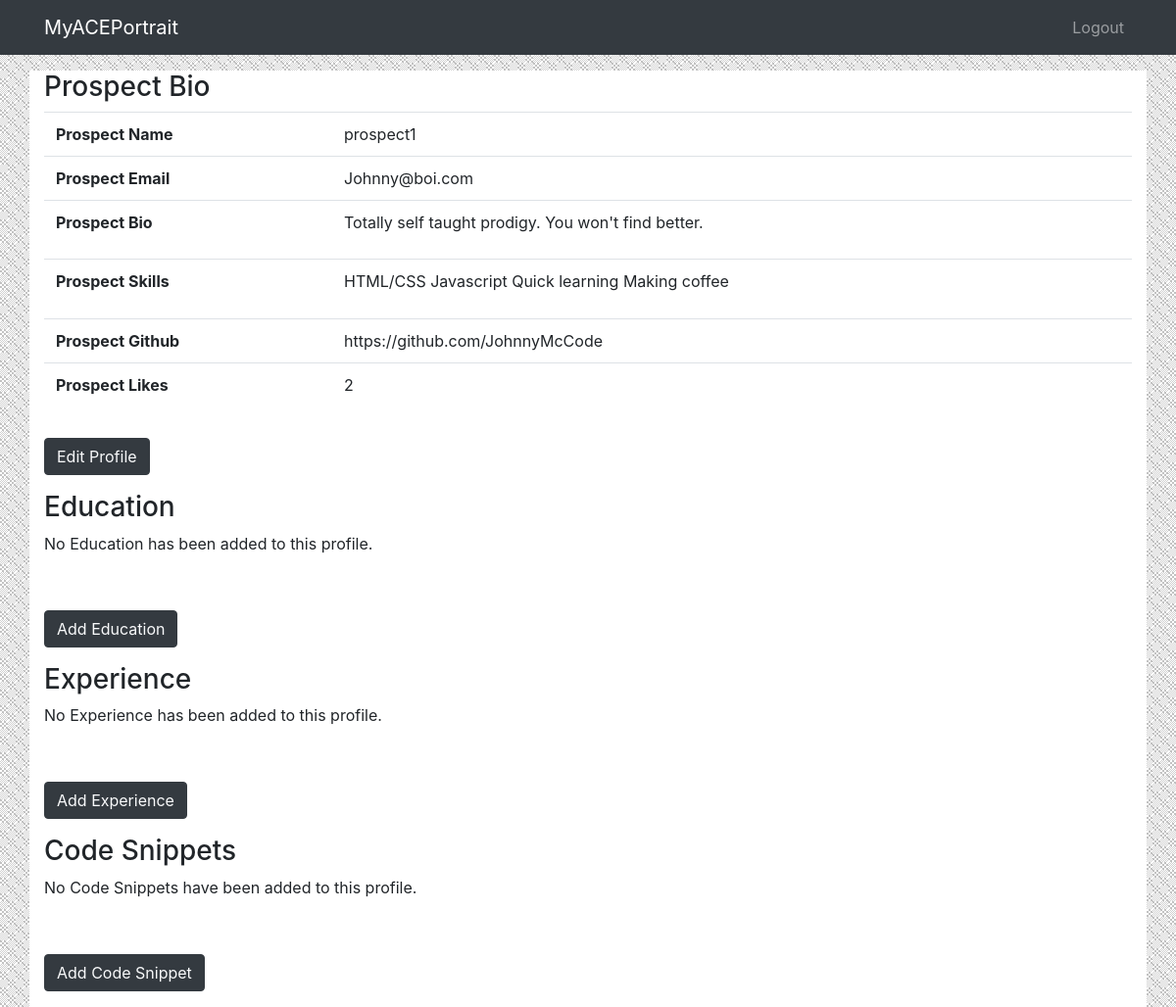
The page /p/home (signed in) on the database its author committed.
### main/models.py (models this page shows, shortened)
class ProspectProfile(models.Model):
	prospect = models.OneToOneField(User, on_delete=models.CASCADE)
	github = models.CharField(max_length=100, blank=True, null=True)
	bio = models.CharField(max_length=10000, blank=True, null=True)
	skills = models.CharField(max_length=10000, blank=True, null=True)
	likes = models.ManyToManyField(User, related_name="likes")
	@property
	def total_likes(self):
		return "%s" % (self.likes.count())

### main/views.py (the view)
# urls.py: path('p/home', views.prospect_home, name='prospect_home'),
def prospect_home(request):
	if request.user.is_authenticated:
		is_classified(request)
		if not is_hunter(request):
			try:
				profile = ProspectProfile.objects.get(prospect=request.user)
			except ProspectProfile.DoesNotExist:
				return redirect('/p/profile/create')
			snippets = ProspectCodeSnippet.objects.filter(prospect=request.user).order_by('-date_created')
			education = ProspectEducation.objects.filter(prospect=request.user).order_by('-date_created')
			experience = ProspectExperience.objects.filter(prospect=request.user).order_by('-date_created')
			context = {
				'profile': profile,
				'snippets': snippets,
				'education': education,
				'experience': experience
			}
			return render(request, 'main/prospect/home.html', context)
	return redirect('landing')

### main/views.py (called while the page is built)
def is_classified(request):
	if not UserProfile.objects.get(user=request.user):
		return redirect('choose_type')

def is_hunter(request):
	profile = UserProfile.objects.get(user=request.user)
	user_type = profile.user_type
	if user_type == 'HUNTER':
		return True
	else:
		return False

### main/templates/main/prospect/home.html (shortened to what this page needs)
{% include 'main/components/header.html' %}
{% load static %}
{% include 'main/components/hunter-navbar.html' %}
<div class="container my-3 h-75">
	<div class="row">
		<div class="col-lg-12" style="background-color: white">
			<h3>Prospect Bio</h3>
			<table class="table table-hover">
				<tr>
					<th>Prospect Name</th>
					<td>{{ profile.prospect.username }}</td>
				</tr>
				<tr>
					<th>Prospect Email</th>
					<td>{{ profile.prospect.email }}
				</tr>
				<tr>
					<th>Prospect Bio</th>
					<td><p>{{ profile.bio }}</p></td>
					<th>Prospect Skills</th>
					<td><p>{{ profile.skills }}</p></td>
				</tr>
				<tr>
					<th>Prospect Github</th>
					<td>{{ profile.github }}</td>
				</tr>
				<tr>
					<th>Prospect Likes</th>
					<td>{{ profile.total_likes }}</td>
				</tr>
			</table>
			<a class="btn btn-dark text-light my-3" href="/p/profile/edit">Edit Profile</a>
			<h3>Education</h3>
			{% if education %}
				{% for edu in education %}
			<table class="table table-hover">
				<tr>
					<th>Institution</th>
					<td>{{ edu.institution }}</td>
				</tr>
				<tr>
					<th>Program</th>
					<td>{{ edu.get_edu_type_display }} in {{ edu.edu_subject }}
				</tr>
				<tr>
					<th>Start Date - End Date</th>
					<td>{{ edu.start_date }} - {{ edu.end_date }}</td>
				</tr>
			</table>
			<a class="btn btn-dark text-light my-3" href="/p/snippet/edit/{{ edu.pk }}">Edit {{ edu.institution }}</a>
			<a class="btn btn-danger text-light my-3" href="/p/snippet/remove/{{ edu.pk }}">Remove {{ edu.institution }}</a>
				{% endfor %}
			{% else %}
			<p>No Education has been added to this profile.</p>
			{% endif %}
			<br><a class="btn btn-dark text-light my-3" href="/p/education/add">Add Education</a>
			<h3>Experience</h3>
			{% if experience %}
				{% for exp in experience %}
			<table class="table table-hover">
				<tr>
					<th>Organization</th>
					<td>{{ exp.name }}</td>
				</tr>
				<tr>
					<th>Type</th>
					<td>{{ exp.get_work_type_display }}</td>
				</tr>
				<tr>
					<th>Position</th>
					<td>{{ exp.position }}</td>
				</tr>
				<tr>
					<th>Location</th>
					<td>{{ exp.location }}</td>
				</tr>
				<tr>
					<th>Start Date - End Date</th>
					<td>{{ exp.start_date }} - {{ exp.end_date }}</td>
				</tr>
			</table>
			<a class="btn btn-dark text-light my-3" href="/p/snippet/edit/{{ exp.pk }}">Edit {{ exp.name }}</a>
			<a class="btn btn-danger text-light my-3" href="/p/snippet/remove/{{ exp.pk }}">Remove {{ exp.name }}</a>
				{% endfor %}
			{% else %}
			<p>No Experience has been added to this profile.</p>
			{% endif %}
			<br><a class="btn btn-dark text-light my-3" href="/p/experience/add">Add Experience</a>
			<h3>Code Snippets</h3>
			{% if snippets %}
				{% for snippet in snippets %}
			<table class="table table-hover">
				<tr>
					<th>{{ snippet.snippet_name }}</th>
				</tr>
				<tr>
					<td style="white-space:pre">{{ snippet.snippet_code }}</td>
				</tr>
			</table>
			<a class="btn btn-dark text-light my-3" href="/p/snippet/edit/{{ snippet.pk }}">Edit {{ snippet.snippet_name }}</a>
			<a class="btn btn-danger text-light my-3" href="/p/snippet/remove/{{ snippet.pk }}">Remove {{ snippet.snippet_name }}</a>
				{% endfor %}
			{% else %}
			<p>No Code Snippets have been added to this profile.</p>
			{% endif %}
			<br><a class="btn btn-dark text-light my-3" href="/p/snippet/add">Add Code Snippet</a>
		</div>
	</div>
</div>

### rows shown on the page
ProspectProfile: prospect.username "prospect1", prospect.email "Johnny@boi.com", bio "Totally self taught prodigy. You won't find better.", skills "HTML/CSS Javascript Quick learning Making coffee", github "https://github.com/JohnnyMcCode", total_likes "2"
